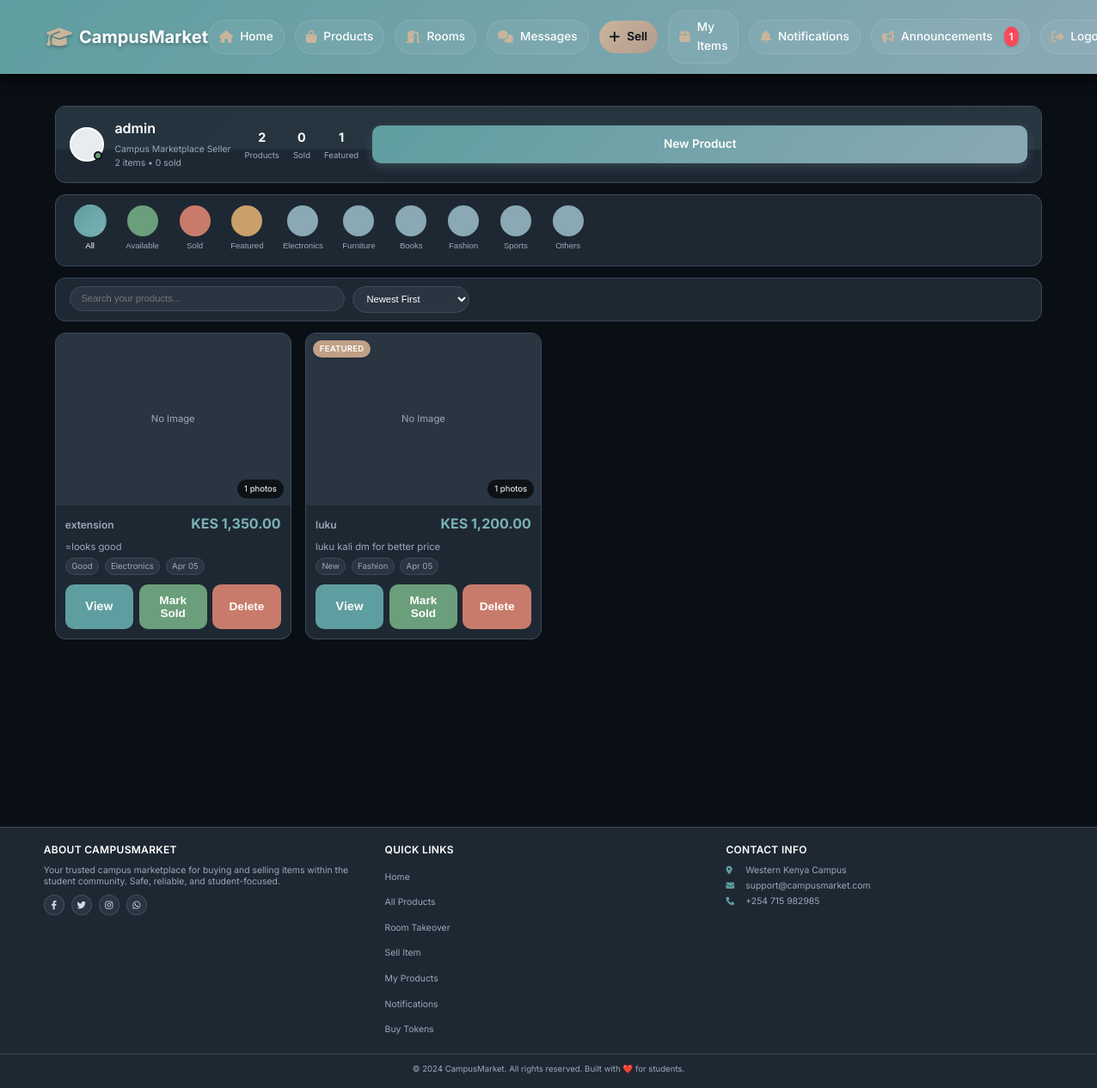
/my-products (signed in), run on the app's committed database.
### app/models.py (models this page shows, shortened)
class User(UserMixin, db.Model):
    __tablename__ = 'users'
    id = db.Column(db.Integer, primary_key=True)
    username = db.Column(db.String(80), unique=True, nullable=False)
    email = db.Column(db.String(120), unique=True, nullable=False)
    password_hash = db.Column(db.String(128))
    phone = db.Column(db.String(20))
    created_at = db.Column(db.DateTime, default=datetime.utcnow)
    google_id = db.Column(db.String(100), unique=True, nullable=True)
    profile_picture = db.Column(db.String(500), nullable=True)
    products = db.relationship('Product',
        foreign_keys='Product.seller_id',
        back_populates='seller',
        lazy=True
    )
    payments = db.relationship('Payment',
        back_populates='payment_user',
        lazy=True
    )
    phone_number = db.Column(db.String(20))
    campus_location = db.Column(db.String(100))
    hostel_name = db.Column(db.String(100))
    hostel_room = db.Column(db.String(20))
    whatsapp_number = db.Column(db.String(20))
    show_contact_details = db.Column(db.Boolean, default=True)
    contact_preference = db.Column(db.String(20), default='whatsapp')
    is_admin = db.Column(db.Boolean, default=False)
    conversations_as_buyer = db.relationship('Chat',
        foreign_keys='Chat.buyer_id',
        back_populates='buyer',
        lazy=True,
        cascade='all, delete-orphan'
    )
    conversations_as_seller = db.relationship('Chat',
        foreign_keys='Chat.seller_id',
        back_populates='seller',
        lazy=True,
        cascade='all, delete-orphan'
    )
    sent_messages = db.relationship('Message',
        foreign_keys='Message.sender_id',
        back_populates='sender',
        lazy=True,
        cascade='all, delete-orphan'
    )
    sent_offers = db.relationship('Offer',
        foreign_keys='Offer.buyer_id',
        back_populates='offer_buyer',
        lazy=True
    )
    received_offers = db.relationship('Offer',
        foreign_keys='Offer.seller_id',
        back_populates='offer_seller',
        lazy=True
    )

class Category(db.Model):
    __tablename__ = 'categories'
    id = db.Column(db.Integer, primary_key=True)
    name = db.Column(db.String(100), nullable=False)
    description = db.Column(db.Text)
    products = db.relationship('Product', back_populates='category', lazy=True)

class Product(db.Model):
    __tablename__ = 'products'
    id = db.Column(db.Integer, primary_key=True)
    title = db.Column(db.String(100), nullable=False)
    description = db.Column(db.Text)
    price = db.Column(db.Float, nullable=False)
    condition = db.Column(db.String(20))
    contact_info = db.Column(db.Text)
    is_fast_moving = db.Column(db.Boolean, default=False)
    is_active = db.Column(db.Boolean, default=True)
    is_sold = db.Column(db.Boolean, default=False)
    Token = db.Column(db.Float, nullable=False)
    category_id = db.Column(db.Integer, db.ForeignKey('categories.id'), nullable=False)
    seller_id = db.Column(db.Integer, db.ForeignKey('users.id'), nullable=False)
    image_group_id = db.Column(db.Integer, db.ForeignKey('product_image_groups.id'), nullable=True)
    created_at = db.Column(db.DateTime, default=datetime.utcnow)
    updated_at = db.Column(db.DateTime, default=datetime.utcnow, onupdate=datetime.utcnow)
    hostel_name = db.Column(db.String(100), nullable=False, default='')
    location = db.Column(db.String(100), nullable=False, default='')
    leave_date = db.Column(db.DateTime, nullable=False, default=datetime.utcnow)
    room_type = db.Column(db.String(20), default='single')
    deposit = db.Column(db.Float, default=0)
    commission_percentage = db.Column(db.Float, default=0)
    is_commission_listing = db.Column(db.Boolean, default=False)
    status = db.Column(db.String(20), default='available')
    agreement_user_id = db.Column(db.Integer, db.ForeignKey('users.id'), nullable=True)
    agreement_expires_at = db.Column(db.DateTime, nullable=True)
    booked_at = db.Column(db.DateTime, nullable=True)
    total_unlocks = db.Column(db.Integer, default=0)
    last_interest_update = db.Column(db.DateTime, default=datetime.utcnow)
    payments = db.relationship('Payment', back_populates='product', lazy=True, cascade="all, delete-orphan")
    chats = db.relationship('Chat', back_populates='product', lazy=True, cascade='all, delete-orphan')
    offers = db.relationship('Offer', back_populates='product', lazy=True, cascade='all, delete-orphan')
    agreement_user = db.relationship('User', foreign_keys=[agreement_user_id])
    category = db.relationship('Category', back_populates='products')
    seller = db.relationship('User', foreign_keys=[seller_id], back_populates='products')
    image_group = db.relationship('ProductImageGroup', back_populates='product')
    @property
    def image(self):
        if self.image_group and self.image_group.images:
            return self.image_group.images[0].filename
        return None
    @property
    def images(self):
        if self.image_group:
            return self.image_group.images
        return []

### app/products/routes.py (the view)
@products_bp.route('/my-products')
@cache.cached(timeout=60)
@login_required
def my_products_list():
    products = Product.query.filter_by(seller_id=current_user.id).order_by(Product.created_at.desc()).all()
    categories = Category.query.all()
    return render_template('products/my_products.html', products=products, categories=categories)

### app/templates/products/my_products.html (shortened to what this page needs)
{% extends "base.html" %}
{% block content %}
<div class="my-products-container">
    <div class="profile-header">
        <div class="header-background"></div>
        <div class="header-content">
            <div class="profile-main">
                <div class="profile-avatar">
                    <div class="avatar-circle"></div>
                    <div class="online-indicator"></div>
                </div>
                <div class="profile-details">
                    <h1 class="profile-name">{{ current_user.username }}</h1>
                    <div class="profile-bio">
                        <p>Campus Marketplace Seller</p>
                        <p>{{ products|length }} items • {{ products|selectattr('is_sold')|list|length }} sold</p>
                    </div>
                </div>
            </div>
            <div class="profile-stats">
                <div class="stat">
                    <span class="stat-number">{{ products|length }}</span>
                    <span class="stat-label">Products</span>
                </div>
                <div class="stat">
                    <span class="stat-number">{{ products|selectattr('is_sold')|list|length }}</span>
                    <span class="stat-label">Sold</span>
                </div>
                <div class="stat">
                    <span class="stat-number">{{ products|selectattr('is_fast_moving')|list|length }}</span>
                    <span class="stat-label">Featured</span>
                </div>
            </div>
            <a href="{{ url_for('products.create_product') }}" class="btn btn-primary add-product-btn">
                New Product
            </a>
        </div>
    </div>
    <div class="filter-tabs">
        <div class="filter-scroll">
            <button class="filter-btn active" data-filter="all">
                <div class="filter-circle all-circle"></div>
                <span>All</span>
            </button>
            <button class="filter-btn" data-filter="available">
                <div class="filter-circle available-circle"></div>
                <span>Available</span>
            </button>
            <button class="filter-btn" data-filter="sold">
                <div class="filter-circle sold-circle"></div>
                <span>Sold</span>
            </button>
            <button class="filter-btn" data-filter="featured">
                <div class="filter-circle featured-circle"></div>
                <span>Featured</span>
            </button>
            {% for category in categories %}
            <button class="filter-btn" data-filter="{{ category.name }}">
                <div class="filter-circle category-circle"></div>
                <span>{{ category.name }}</span>
            </button>
            {% endfor %}
        </div>
    </div>
    <div class="search-sort-bar">
        <div class="search-container">
            <input type="text" id="searchInput" placeholder="Search your products...">
        </div>
        <div class="sort-container">
            <select id="sortSelect" class="sort-select">
                <option value="newest">Newest First</option>
            </select>
        </div>
    </div>
    <div class="products-section">
        {% if products %}
            <div class="products-grid" id="productsGrid">
                {% for product in products %}
                    <div class="product-card"
                         data-status="{{ 'sold' if product.is_sold else 'available' }}"
                         data-category="{{ product.category.name if product.category else 'Other' }}"
                         data-featured="{{ 'true' if product.is_fast_moving else 'false' }}"
                         data-name="{{ product.title.lower() }}"
                         data-price="{{ product.price }}"
                         data-date="{{ product.created_at.timestamp() }}"
                         data-product-id="{{ product.id }}">
                        <div class="product-image-section" onclick="openImageGallery({{ product.id }}, [
                            {% if product.image %}
                                '{{ url_for('static', filename='uploads/product_images/' + product.image) }}'
                                {% if product.images %}
                                    {% for img in product.images %}
                                        , '{{ url_for('static', filename='uploads/product_images/' + img.filename) }}'
                                    {% endfor %}
                                {% endif %}
                            {% endif %}
                        ])">
                            <div class="product-image-placeholder {% if product.image %}hidden{% endif %}">
                                <span>No Image</span>
                            </div>
                            <div class="product-badges">
                                {% if product.is_sold %}
                                <div class="badge sold">
                                    <span>Sold on {{ product.updated_at.strftime('%b %d, %Y') if product.updated_at else product.created_at.strftime('%b %d, %Y') }}</span>
                                </div>
                                {% elif product.is_fast_moving %}
                                <div class="badge featured">
                                    <span>Featured</span>
                                </div>
                                {% endif %}
                            </div>
                            {% if product.images %}
                            <div class="multiple-images-indicator">
                                <span>{{ product.images|length }} photos</span>
                            </div>
                            {% endif %}
                        </div>
                        <div class="product-content">
                            <div class="product-header">
                                <h3 class="product-title">{{ product.title }}</h3>
                                <div class="product-price">KES {{ "{:,.2f}".format(product.price) }}</div>
                            </div>
                            <p class="product-description">
                                {{ product.description[:120] }}{% if product.description|length > 120 %}...{% endif %}
                            </p>
                            <div class="product-meta">
                                <span class="meta-item">{{ product.condition|replace('_', ' ')|title }}</span>
                                <span class="meta-item">{{ product.category.name if product.category else 'General' }}</span>
                                <span class="meta-item">{{ product.created_at.strftime('%b %d') }}</span>
                            </div>
                            <div class="product-actions">
                                <a href="{{ url_for('products.view_product', product_id=product.id) }}" class="btn btn-view">View</a>
                                {% if not product.is_sold %}
                                <button class="btn btn-mark-sold" onclick="markAsSold({{ product.id }})">Mark Sold</button>
                                {% endif %}
                                <button class="btn btn-delete" onclick="deleteProduct({{ product.id }})">Delete</button>
                            </div>
                        </div>
                    </div>
                {% endfor %}
            </div>
        {% endif %}
    </div>
</div>
{% endblock %}

### data on the page
User: username "admin"
Category: name "Electronics"
Category: name "Furniture"
Category: name "Books"
Category: name "Fashion"
Category: name "Sports"
Category: name "Others"
Product: images|length "1", title "extension", price "1,350.00", description "=looks good", condition "Good", category "Electronics", created_at "Apr 05"
Product: is_sold "FEATURED", images|length "1", title "luku", price "1,200.00", description "luku kali dm for better price", condition "New", category "Fashion", created_at "Apr 05"

### other printed values
{{ announcement_count }} "1"
{{ products|length }} "2"
{{ products|selectattr('is_sold')|list|length }} "0"
{{ products|selectattr('is_fast_moving')|list|length }} "1"
